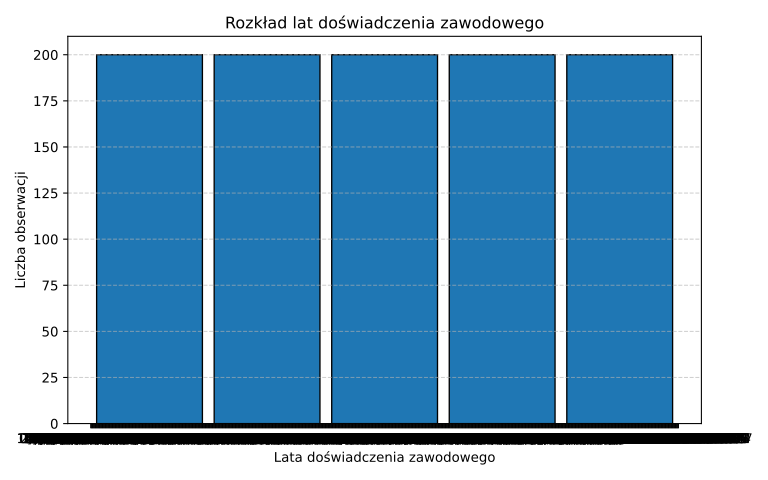

Source code (Python):
#załaduj dane z pliku hr33.csv jako ramkę danych (Data Frame),
import pandas as pd
import numpy as np
import matplotlib.pyplot as plt

df = pd.read_csv('hr33.csv', sep = ';')


#• uporządkuj dane, aby dane było zgodne z koncepcją czystych danych,
# cechy liczbowe w typach liczbowych, nagłówki powinny stanowi nazwy kolumn,
df = df.replace(",", ".", regex=True).astype(float)
print(df)

# podziel dane dotyczące trzeciej cechy (lata doświadczenia zawodowego) na 5 koszyków równej szerokości
kolumna = df["Lata_doświadczenia_zawodowego"]
plt.figure(figsize=(7, 5))
plt.hist(kolumna, bins=5, edgecolor='black', rwidth=0.9)
# na podstawie utworzonych koszyków stwórz histogram, tak aby przedziały był domknięte z lewej strony, a prawej otwarte,
plt.xlabel("Lata doświadczenia zawodowego")
plt.ylabel("Liczba obserwacji")
plt.title("Rozkład lat doświadczenia zawodowego")
plt.grid(axis='y', linestyle='--', alpha=0.7)

plt.tight_layout()
plt.savefig("zad3.pdf", format="pdf")
plt.show()